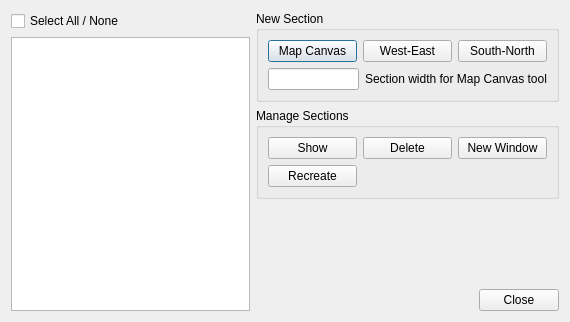
<?xml version="1.0" encoding="UTF-8"?>
<ui version="4.0">
 <class>Dialog</class>
 <widget class="QDialog" name="Dialog">
  <property name="geometry">
   <rect>
    <x>0</x>
    <y>0</y>
    <width>570</width>
    <height>322</height>
   </rect>
  </property>
  <property name="windowTitle">
   <string>Section Manager</string>
  </property>
  <layout class="QHBoxLayout" name="horizontalLayout">
   <item>
    <layout class="QVBoxLayout" name="verticalLayout_2">
     <property name="rightMargin">
      <number>0</number>
     </property>
     <item>
      <widget class="QCheckBox" name="checkSelectAll">
       <property name="text">
        <string>Select All / None</string>
       </property>
      </widget>
     </item>
     <item>
      <widget class="QListWidget" name="listSection"/>
     </item>
    </layout>
   </item>
   <item>
    <layout class="QVBoxLayout" name="verticalLayout">
     <property name="rightMargin">
      <number>0</number>
     </property>
     <item>
      <widget class="QGroupBox" name="groupBox">
       <property name="title">
        <string>New Section</string>
       </property>
       <layout class="QVBoxLayout" name="verticalLayout_3">
        <item>
         <layout class="QHBoxLayout" name="horizontalLayout_2">
          <property name="topMargin">
           <number>0</number>
          </property>
          <item>
           <widget class="QPushButton" name="pbMapCanvas">
            <property name="text">
             <string>Map Canvas</string>
            </property>
           </widget>
          </item>
          <item>
           <widget class="QPushButton" name="pbWestEast">
            <property name="text">
             <string>West-East</string>
            </property>
           </widget>
          </item>
          <item>
           <widget class="QPushButton" name="pbSouthNorth">
            <property name="text">
             <string>South-North</string>
            </property>
           </widget>
          </item>
         </layout>
        </item>
        <item>
         <layout class="QHBoxLayout" name="horizontalLayout_4">
          <property name="topMargin">
           <number>0</number>
          </property>
          <item>
           <widget class="QLineEdit" name="leSectionWidth">
            <property name="sizePolicy">
             <sizepolicy hsizetype="Expanding" vsizetype="Fixed">
              <horstretch>0</horstretch>
              <verstretch>0</verstretch>
             </sizepolicy>
            </property>
           </widget>
          </item>
          <item>
           <widget class="QLabel" name="label">
            <property name="text">
             <string>Section width for Map Canvas tool</string>
            </property>
           </widget>
          </item>
         </layout>
        </item>
       </layout>
      </widget>
     </item>
     <item>
      <widget class="QGroupBox" name="groupBox_3">
       <property name="title">
        <string>Manage Sections</string>
       </property>
       <layout class="QGridLayout" name="gridLayout">
        <item row="0" column="1">
         <widget class="QPushButton" name="pbDeleteSection">
          <property name="text">
           <string>Delete</string>
          </property>
         </widget>
        </item>
        <item row="0" column="0">
         <widget class="QPushButton" name="pbShowSection">
          <property name="text">
           <string>Show</string>
          </property>
         </widget>
        </item>
        <item row="0" column="2">
         <widget class="QPushButton" name="pbNewWindow">
          <property name="text">
           <string>New Window</string>
          </property>
         </widget>
        </item>
        <item row="1" column="0">
         <widget class="QPushButton" name="pbRecreate">
          <property name="text">
           <string>Recreate</string>
          </property>
         </widget>
        </item>
       </layout>
      </widget>
     </item>
     <item>
      <spacer name="verticalSpacer">
       <property name="orientation">
        <enum>Qt::Vertical</enum>
       </property>
       <property name="sizeHint" stdset="0">
        <size>
         <width>20</width>
         <height>40</height>
        </size>
       </property>
      </spacer>
     </item>
     <item>
      <widget class="QDialogButtonBox" name="buttonBox">
       <property name="orientation">
        <enum>Qt::Horizontal</enum>
       </property>
       <property name="standardButtons">
        <set>QDialogButtonBox::Close</set>
       </property>
      </widget>
     </item>
    </layout>
   </item>
  </layout>
 </widget>
 <resources/>
 <connections>
  <connection>
   <sender>buttonBox</sender>
   <signal>accepted()</signal>
   <receiver>Dialog</receiver>
   <slot>accept()</slot>
   <hints>
    <hint type="sourcelabel">
     <x>248</x>
     <y>254</y>
    </hint>
    <hint type="destinationlabel">
     <x>157</x>
     <y>274</y>
    </hint>
   </hints>
  </connection>
  <connection>
   <sender>buttonBox</sender>
   <signal>rejected()</signal>
   <receiver>Dialog</receiver>
   <slot>reject()</slot>
   <hints>
    <hint type="sourcelabel">
     <x>316</x>
     <y>260</y>
    </hint>
    <hint type="destinationlabel">
     <x>286</x>
     <y>274</y>
    </hint>
   </hints>
  </connection>
 </connections>
</ui>
